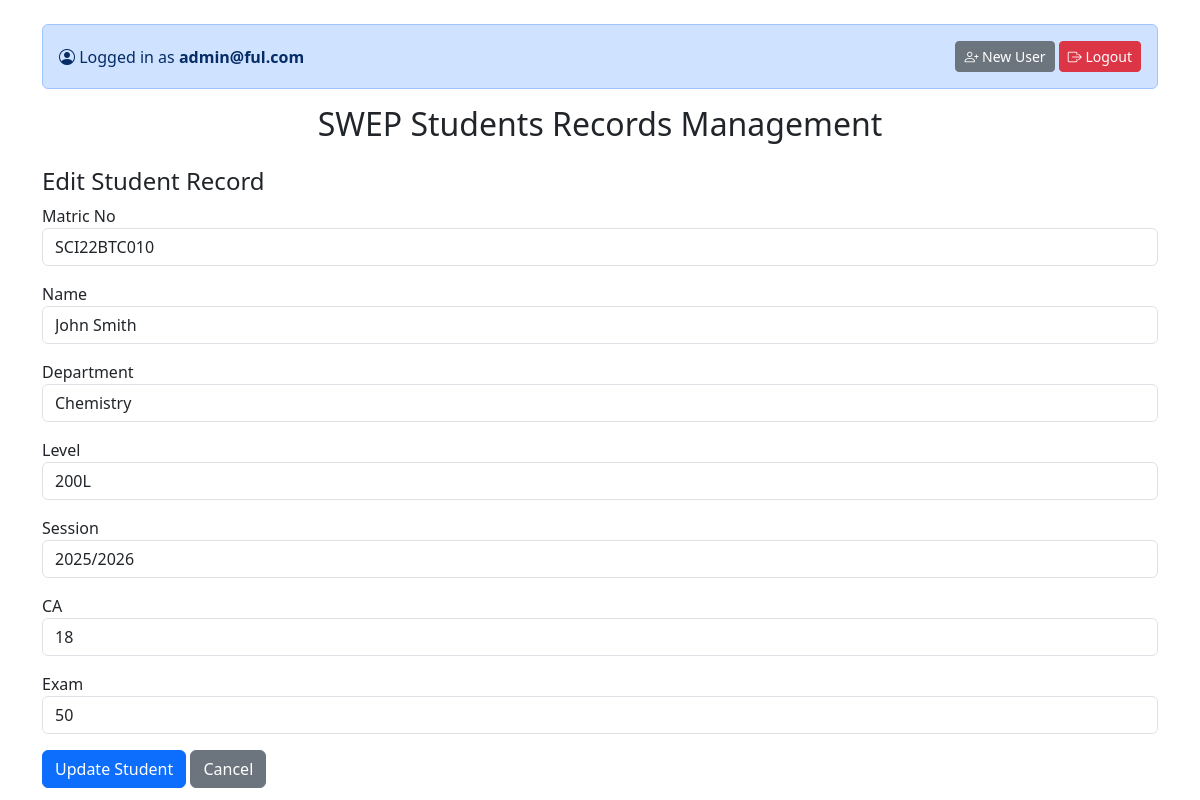
Page /edit.php?id=10 (signed in) on the committed database.
### tables this page shows
CREATE TABLE `students` (
  `id` int(11) NOT NULL,
  `matric_no` varchar(50) NOT NULL,
  `name` varchar(100) NOT NULL,
  `department` varchar(100) NOT NULL,
  `level` varchar(10) NOT NULL,
  `session` varchar(20) NOT NULL,
  `CA` int(11) DEFAULT 0,
  `exam` int(11) DEFAULT 0,
  `total` int(11) GENERATED ALWAYS AS (`CA` + `exam`) STORED
);

### public/edit.php (the view, shortened to what this page needs)
<?php
include '../config/db.php';
include '../includes/header.php';
$id = $_GET['id'] ?? null;
$sql = "SELECT * FROM students WHERE id = $id";
$result = mysqli_query($conn, $sql);
$student = mysqli_fetch_assoc($result);
?>
<h4>Edit Student Record</h4>
<form method="POST">
    <div class="mb-3">
        <label>Matric No</label>
        <input type="text" name="matric_no" class="form-control" value="<?= htmlspecialchars($student['matric_no']) ?>" required>
    </div>
    <div class="mb-3">
        <label>Name</label>
        <input type="text" name="name" class="form-control" value="<?= htmlspecialchars($student['name']) ?>" required>
    </div>
    <div class="mb-3">
        <label>Department</label>
        <input type="text" name="department" class="form-control" value="<?= htmlspecialchars($student['department']) ?>">
    </div>
    <div class="mb-3">
        <label>Level</label>
        <input type="text" name="level" class="form-control" value="<?= htmlspecialchars($student['level']) ?>">
    </div>
    <div class="mb-3">
        <label>Session</label>
        <input type="text" name="session" class="form-control" value="<?= htmlspecialchars($student['session']) ?>">
    </div>
    <div class="mb-3">
        <label>CA</label>
        <input type="number" name="CA" class="form-control" value="<?= htmlspecialchars($student['CA']) ?>">
    </div>
    <div class="mb-3">
        <label>Exam</label>
        <input type="number" name="exam" class="form-control" value="<?= htmlspecialchars($student['exam']) ?>">
    </div>
    <button class="btn btn-primary" type="submit">Update Student</button>
    <a href="index.php" class="btn btn-secondary">Cancel</a>
</form>
<?php include '../includes/footer.php'; ?>

### rows in the picture
students: matric_no "SCI22BTC010", name "John Smith", department "Chemistry", level "200L", session "2025/2026", CA "18", exam "50"

### other values in the picture
$_SESSION['admin_username'] "admin@ful.com"
